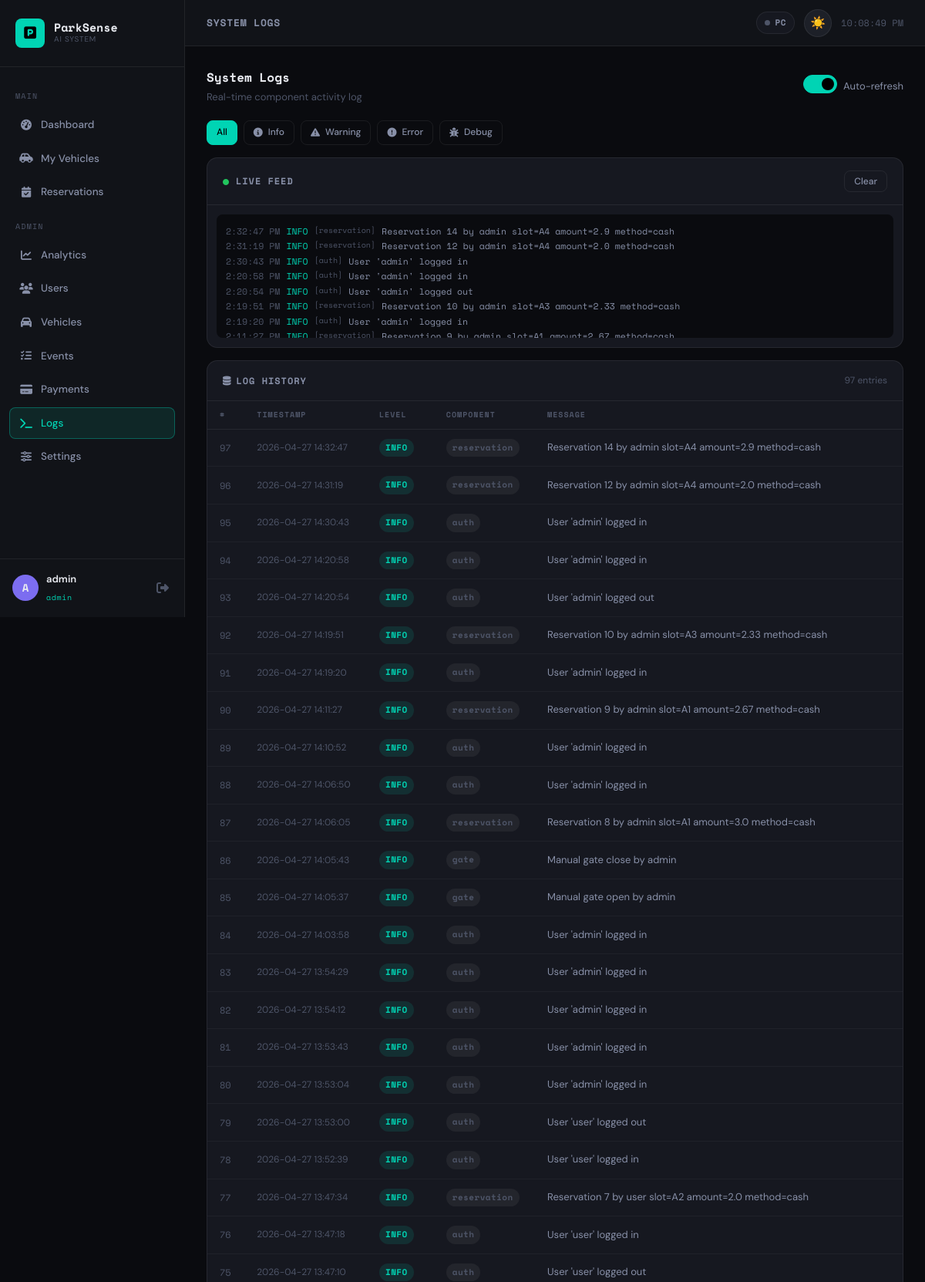
The page /admin/logs (signed in, upper part) on the database its author committed.
### rpi/backend/models.py (models this page shows, shortened)
class User(UserMixin, db.Model):
    __tablename__ = "users"
    id            = db.Column(db.Integer, primary_key=True)
    username      = db.Column(db.String(80),  unique=True, nullable=False, index=True)
    email         = db.Column(db.String(120), unique=True, nullable=False, index=True)
    password_hash = db.Column(db.String(256), nullable=False)
    role          = db.Column(db.String(20),  nullable=False, default="user")
    is_active     = db.Column(db.Boolean, default=True)
    created_at    = db.Column(db.DateTime, default=datetime.utcnow)
    last_login    = db.Column(db.DateTime)
    vehicles     = db.relationship("Vehicle",      backref="owner", lazy="dynamic",
                                   cascade="all, delete-orphan",
                                   foreign_keys="Vehicle.user_id")
    reservations = db.relationship("Reservation",  backref="user",  lazy="dynamic")
    events       = db.relationship("ParkingEvent", backref="user",  lazy="dynamic")
    payments     = db.relationship("Payment",      backref="user",  lazy="dynamic")

class SystemLog(db.Model):
    __tablename__ = "system_logs"
    id        = db.Column(db.Integer, primary_key=True)
    level     = db.Column(db.String(10))
    component = db.Column(db.String(50))
    message   = db.Column(db.Text)
    timestamp = db.Column(db.DateTime, default=datetime.utcnow, index=True)

### rpi/backend/app.py (the view)
@app.route("/admin/logs")
@admin_required
def admin_logs():
    page  = request.args.get("page",  1, type=int)
    level = request.args.get("level", "")
    q     = SystemLog.query.order_by(SystemLog.timestamp.desc())
    if level:
        q = q.filter_by(level=level)
    logs  = q.paginate(page=page, per_page=50)
    return render_template("admin_logs.html", logs=logs, current_level=level)

### rpi/backend/app.py (called while the page is built)
@login_manager.user_loader
def load_user(uid):
    return User.query.get(int(uid))

def admin_required(f):
    @wraps(f)
    @login_required
    def wrapper(*args, **kwargs):
        if not current_user.is_admin:
            abort(403)
        return f(*args, **kwargs)
    return wrapper

### web/templates/admin_logs.html (shortened to what this page needs)
{% extends "base.html" %}
{% block page_title %}System Logs{% endblock %}
{% block content %}
<div style="display:flex;justify-content:space-between;align-items:center;margin-bottom:20px">
  <div>
    <h2 style="font-family:var(--font-mono);font-size:16px;color:var(--text-primary)">System Logs</h2>
    <p style="font-size:13px;color:var(--text-muted);margin-top:2px">Real-time component activity log</p>
  </div>
  <div style="display:flex;gap:8px;align-items:center">
    <div id="autoRefreshToggle" style="display:flex;align-items:center;gap:8px">
      <label class="toggle">
        <span class="toggle-slider"></span>
      </label>
      <span style="font-size:13px;color:var(--text-secondary)">Auto-refresh</span>
    </div>
  </div>
</div>
<div style="display:flex;gap:8px;margin-bottom:16px;flex-wrap:wrap">
  {% for level in ['', 'INFO', 'WARNING', 'ERROR', 'DEBUG'] %}
  <a href="{{ url_for('admin_logs', level=level) }}"
     class="btn btn-sm {% if current_level == level %}btn-primary{% else %}btn-secondary{% endif %}">
    {% if level == '' %}All
    {% elif level == 'INFO' %}<i class="fa-solid fa-info-circle"></i> Info
    {% elif level == 'WARNING' %}<i class="fa-solid fa-triangle-exclamation"></i> Warning
    {% elif level == 'ERROR' %}<i class="fa-solid fa-exclamation-circle"></i> Error
    {% else %}<i class="fa-solid fa-bug"></i> Debug{% endif %}
  </a>
  {% endfor %}
</div>
<div class="card mb-4">
  <div class="card-header">
    <span class="card-title"><i class="fa-solid fa-circle" style="color:#22c55e;font-size:8px;margin-right:8px" class="pulse"></i>Live Feed</span>
    <button class="btn btn-sm btn-secondary" onclick="clearLiveFeed()">Clear</button>
  </div>
  <div class="card-body" style="padding:12px">
    <div class="log-feed" id="liveFeed" style="max-height:160px">
    </div>
  </div>
</div>
<div class="card">
  <div class="card-header">
    <span class="card-title"><i class="fa-solid fa-database" style="margin-right:6px"></i>Log History</span>
    <span style="font-size:12px;color:var(--text-muted)">{{ logs.total }} entries</span>
  </div>
  <div class="table-wrap">
    <table>
      <thead>
        <tr>
          <th>#</th>
          <th>Timestamp</th>
          <th>Level</th>
          <th>Component</th>
          <th>Message</th>
        </tr>
      </thead>
      <tbody>
        {% for log in logs.items %}
        <tr>
          <td class="mono" style="color:var(--text-muted)">{{ log.id }}</td>
          <td style="white-space:nowrap;font-size:12px;color:var(--text-muted)">
            {{ log.timestamp.strftime('%Y-%m-%d %H:%M:%S') }}
          </td>
          <td>
            <span class="badge
              {% if log.level == 'INFO' %}badge-info
              {% elif log.level == 'WARNING' %}badge-warning
              {% elif log.level == 'ERROR' %}badge-danger
              {% else %}badge-muted{% endif %}">
              {{ log.level }}
            </span>
          </td>
          <td>
            <span class="badge badge-muted mono">{{ log.component }}</span>
          </td>
          <td style="color:var(--text-secondary);font-size:13px;max-width:500px">
            {{ log.message }}
          </td>
        </tr>
        {% else %}
        <tr><td colspan="5" style="text-align:center;color:var(--text-muted);padding:32px">No logs found</td></tr>
        {% endfor %}
      </tbody>
    </table>
  </div>
</div>
{% endblock %}

### web/templates/base.html (shortened to what this page needs)
<!DOCTYPE html>
<html lang="en" data-theme="dark">
<head>
  <link rel="stylesheet" href="https://cdnjs.cloudflare.com/ajax/libs/font-awesome/6.5.0/css/all.min.css"/>
  <link rel="stylesheet" href="{{ url_for('static', filename='css/style.css') }}"/>
</head>
<body>
{% if current_user.is_authenticated %}
<aside class="sidebar" id="sidebar">
  <div class="sidebar-brand">
    <div class="brand-icon"><i class="fa-solid fa-square-parking"></i></div>
    <div class="brand-text">
      <span class="brand-name">ParkSense</span>
      <span class="brand-sub">AI System</span>
    </div>
  </div>
  <nav class="sidebar-nav">
    <div class="nav-section-label">MAIN</div>
    <a href="{{ url_for('dashboard') }}" class="nav-item {% if request.endpoint == 'dashboard' %}active{% endif %}">
      <i class="fa-solid fa-gauge-high"></i><span>Dashboard</span>
    </a>
    <a href="{{ url_for('my_vehicles') }}" class="nav-item {% if request.endpoint in ['my_vehicles','add_my_vehicle','delete_my_vehicle'] %}active{% endif %}">
      <i class="fa-solid fa-car-side"></i><span>My Vehicles</span>
    </a>
    <a href="{{ url_for('reservations') }}" class="nav-item {% if request.endpoint == 'reservations' %}active{% endif %}">
      <i class="fa-solid fa-calendar-check"></i><span>Reservations</span>
    </a>
    {% if current_user.is_admin %}
    <div class="nav-section-label">ADMIN</div>
    <a href="{{ url_for('admin_dashboard') }}" class="nav-item {% if request.endpoint == 'admin_dashboard' %}active{% endif %}">
      <i class="fa-solid fa-chart-line"></i><span>Analytics</span>
    </a>
    <a href="{{ url_for('admin_users') }}" class="nav-item {% if request.endpoint == 'admin_users' %}active{% endif %}">
      <i class="fa-solid fa-users"></i><span>Users</span>
    </a>
    <a href="{{ url_for('admin_vehicles') }}" class="nav-item {% if request.endpoint == 'admin_vehicles' %}active{% endif %}">
      <i class="fa-solid fa-car"></i><span>Vehicles</span>
    </a>
    <a href="{{ url_for('admin_events') }}" class="nav-item {% if request.endpoint == 'admin_events' %}active{% endif %}">
      <i class="fa-solid fa-list-check"></i><span>Events</span>
    </a>
    <a href="{{ url_for('admin_payments') }}" class="nav-item {% if request.endpoint in ['admin_payments','admin_mark_paid'] %}active{% endif %}">
      <i class="fa-solid fa-credit-card"></i><span>Payments</span>
    </a>
    <a href="{{ url_for('admin_logs') }}" class="nav-item {% if request.endpoint == 'admin_logs' %}active{% endif %}">
      <i class="fa-solid fa-terminal"></i><span>Logs</span>
    </a>
    <a href="{{ url_for('admin_settings') }}" class="nav-item {% if request.endpoint == 'admin_settings' %}active{% endif %}">
      <i class="fa-solid fa-sliders"></i><span>Settings</span>
    </a>
    {% endif %}
  </nav>
  <div class="sidebar-user">
    <div class="user-avatar">{{ current_user.username[0]|upper }}</div>
    <div class="user-info">
      <span class="user-name">{{ current_user.username }}</span>
      <span class="user-role badge-{{ current_user.role }}">{{ current_user.role }}</span>
    </div>
    <a href="{{ url_for('logout') }}" class="logout-btn" title="Logout">
      <i class="fa-solid fa-right-from-bracket"></i>
    </a>
  </div>
</aside>
<div class="main-wrapper">
  <header class="topbar">
    <div class="topbar-title">{% block page_title %}Dashboard{% endblock %}</div>
    <div class="topbar-right">
      <div class="status-pill" id="pcStatus">
        <span class="dot dot-grey"></span> PC
      </div>
      <button class="theme-toggle" id="themeToggleBtn" onclick="toggleTheme()" title="Toggle theme">☀️</button>
      <div class="topbar-time" id="topbarTime"></div>
    </div>
  </header>
  <main class="content">
    {% block content %}{% endblock %}
  </main>
</div>
{% else %}
  {% block auth_content %}{% endblock %}
{% endif %}
</body>
</html>

### rows shown on the page
User: username "A", username "admin", role "admin", is_active True (drawn)
SystemLog: id "97", timestamp "2026-04-27 14:32:47", level "INFO", component "reservation", message "Reservation 14 by admin slot=A4 amount=2.9 method=cash"
SystemLog: id "96", timestamp "2026-04-27 14:31:19", level "INFO", component "reservation", message "Reservation 12 by admin slot=A4 amount=2.0 method=cash"
SystemLog: id "95", timestamp "2026-04-27 14:30:43", level "INFO", component "auth", message "User 'admin' logged in"
SystemLog: id "94", timestamp "2026-04-27 14:20:58", level "INFO", component "auth", message "User 'admin' logged in"
SystemLog: id "93", timestamp "2026-04-27 14:20:54", level "INFO", component "auth", message "User 'admin' logged out"
SystemLog: id "92", timestamp "2026-04-27 14:19:51", level "INFO", component "reservation", message "Reservation 10 by admin slot=A3 amount=2.33 method=cash"
SystemLog: id "91", timestamp "2026-04-27 14:19:20", level "INFO", component "auth", message "User 'admin' logged in"
SystemLog: id "90", timestamp "2026-04-27 14:11:27", level "INFO", component "reservation", message "Reservation 9 by admin slot=A1 amount=2.67 method=cash"
SystemLog: id "89", timestamp "2026-04-27 14:10:52", level "INFO", component "auth", message "User 'admin' logged in"
SystemLog: id "88", timestamp "2026-04-27 14:06:50", level "INFO", component "auth", message "User 'admin' logged in"
SystemLog: id "87", timestamp "2026-04-27 14:06:05", level "INFO", component "reservation", message "Reservation 8 by admin slot=A1 amount=3.0 method=cash"
SystemLog: id "86", timestamp "2026-04-27 14:05:43", level "INFO", component "gate", message "Manual gate close by admin"
SystemLog: id "85", timestamp "2026-04-27 14:05:37", level "INFO", component "gate", message "Manual gate open by admin"
SystemLog: id "84", timestamp "2026-04-27 14:03:58", level "INFO", component "auth", message "User 'admin' logged in"
SystemLog: id "83", timestamp "2026-04-27 13:54:29", level "INFO", component "auth", message "User 'admin' logged in"
SystemLog: id "82", timestamp "2026-04-27 13:54:12", level "INFO", component "auth", message "User 'admin' logged in"
SystemLog: id "81", timestamp "2026-04-27 13:53:43", level "INFO", component "auth", message "User 'admin' logged in"
SystemLog: id "80", timestamp "2026-04-27 13:53:04", level "INFO", component "auth", message "User 'admin' logged in"
SystemLog: id "79", timestamp "2026-04-27 13:53:00", level "INFO", component "auth", message "User 'user' logged out"
SystemLog: id "78", timestamp "2026-04-27 13:52:39", level "INFO", component "auth", message "User 'user' logged in"
SystemLog: id "77", timestamp "2026-04-27 13:47:34", level "INFO", component "reservation", message "Reservation 7 by user slot=A2 amount=2.0 method=cash"
SystemLog: id "76", timestamp "2026-04-27 13:47:18", level "INFO", component "auth", message "User 'user' logged in"
SystemLog: id "75", timestamp "2026-04-27 13:47:10", level "INFO", component "auth", message "User 'user' logged out"

### other values the page prints
{{ logs.total }} "97"
